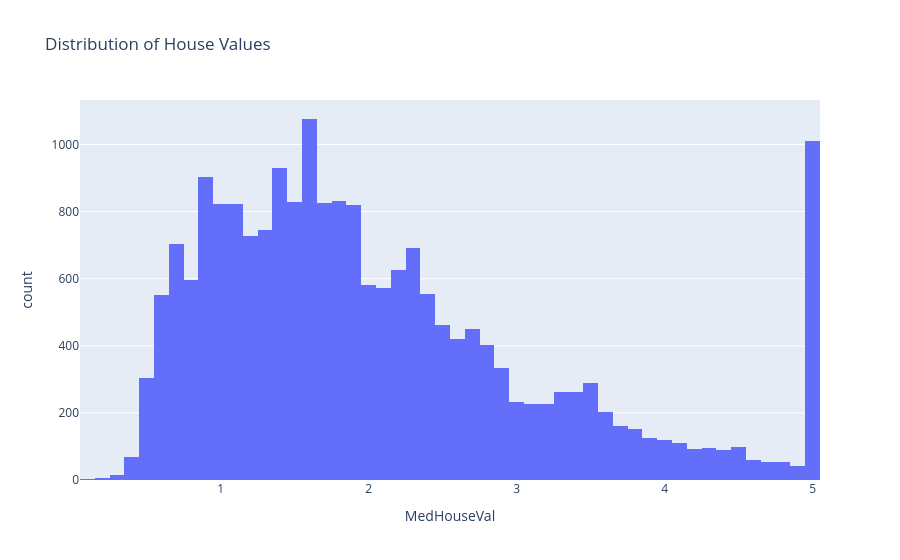

The code cell stored with this chart in its notebook:
### Markdown cell above
## Phân bố giá nhà

### Code cell
px.histogram(
    df,
    x="MedHouseVal",
    nbins=50,
    title="Distribution of House Values"
)

### Figure 1 — Plotly figure (JSON) as saved in the notebook; plotly's stock layout.template omitted (floating-point values rounded to 4 significant figures; data arrays with more than 128 entries replaced by an {"elided": "..."} marker saying what was removed)
{"data": [{"bingroup": "x", "hovertemplate": "MedHouseVal=%{x}<br>count=%{y}<extra></extra>", "legendgroup": "", "marker": {"color": "#636efa", "pattern": {"shape": ""}}, "name": "", "nbinsx": 50, "orientation": "v", "showlegend": false, "type": "histogram", "x": {"elided": "20640 float values"}, "xaxis": "x", "yaxis": "y"}], "layout": {"barmode": "relative", "legend": {"tracegroupgap": 0}, "title": {"text": "Distribution of House Values"}, "xaxis": {"anchor": "y", "domain": [0, 1], "title": {"text": "MedHouseVal"}}, "yaxis": {"anchor": "x", "domain": [0, 1], "title": {"text": "count"}}}}
